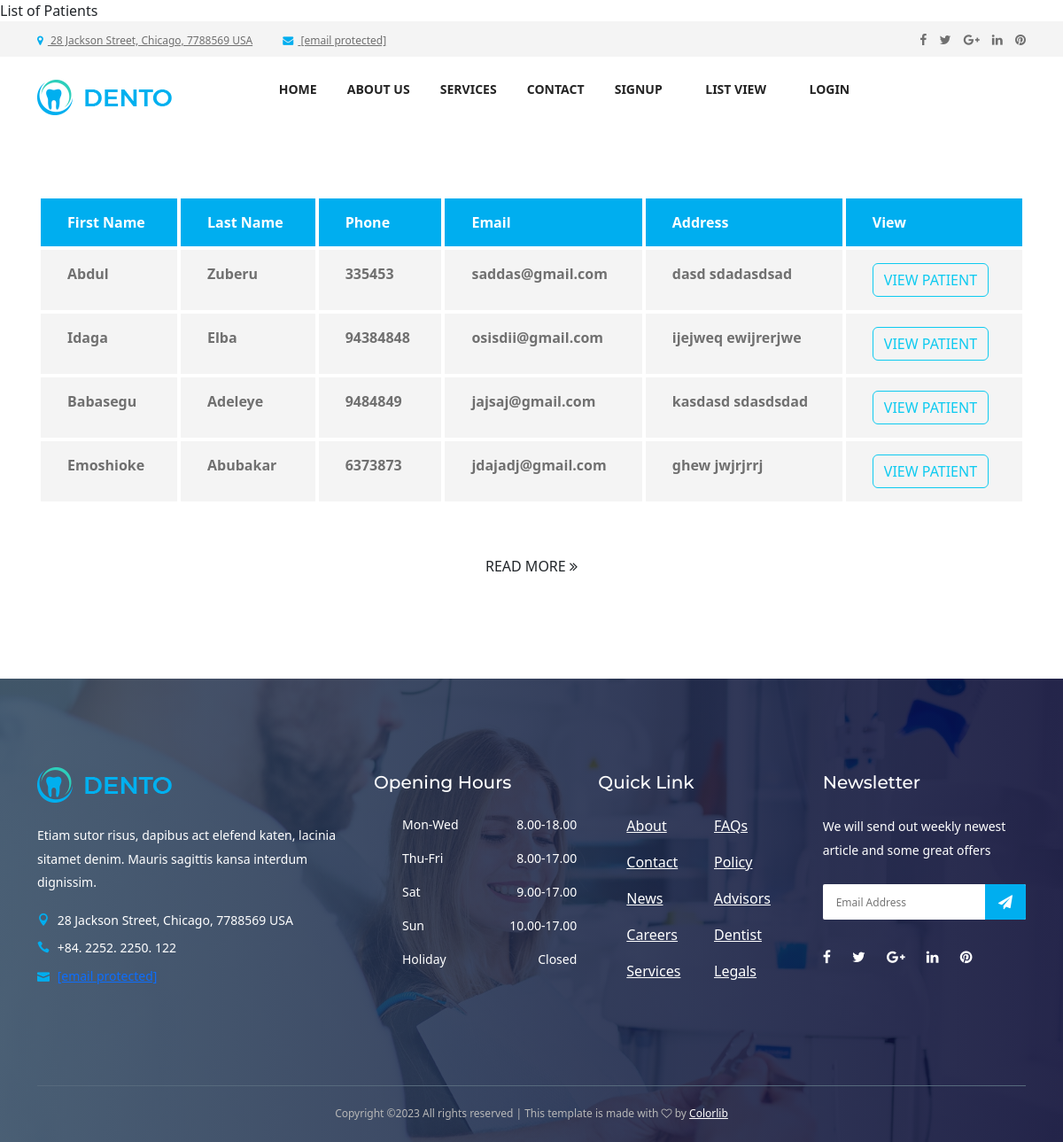
The app's page /viewpatientlist, older data.
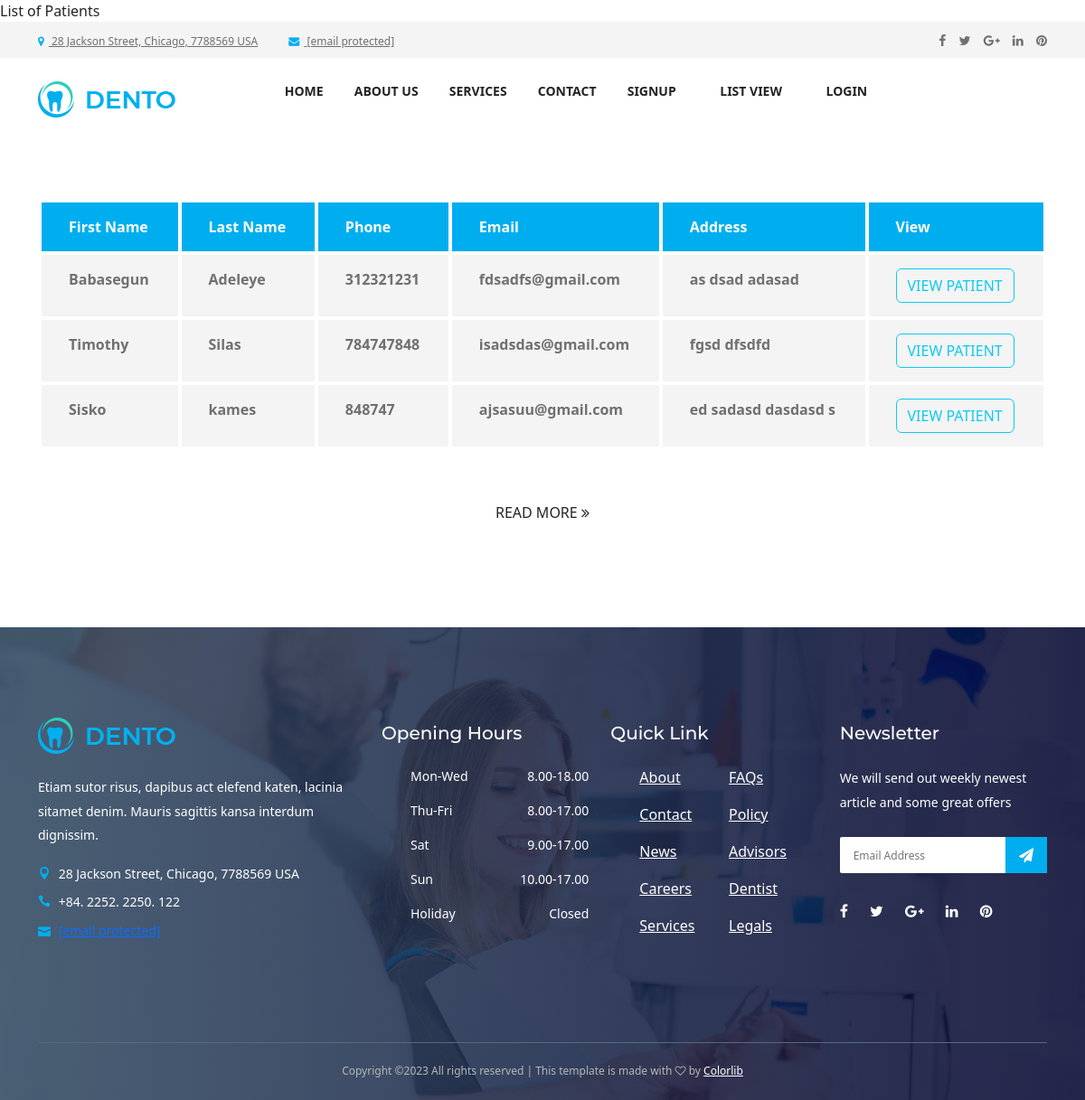
The same page, newer data.
### dentist_app/models.py (models this page shows, shortened)
class Patient (models.Model):
    user = models.OneToOneField(User,on_delete=models.CASCADE,primary_key=True)
    first_name = models.CharField(max_length=100)
    last_name = models.CharField(max_length=100)
    phone = models.CharField(max_length=100)
    email = models.EmailField(max_length=130)
    address = models.CharField(max_length=200)

### dentist_app/views.py (the view)
def viewpatientlist(request):
    patients= Patient.objects.all()
    context= {'patients':patients}
    return render(request, 'dentist/ViewPatientList.html', context)

### dentist_app/templates/dentist/ViewPatientList.html (shortened to what this page needs)
{% extends 'dentist/base.html' %}
{% load static %}
{%block content%}
<section class="dento-pricing-table-ar ea mt-50 section-padding-0-100">
    <div class="container">
    <div class="row">
    <div class="col-12">
    <div class="dento-price-table table-responsive">
    <table class="table table-borderless mb-0">
    <thead>
    <tr>
    <th scope="col">First Name</th>
    <th scope="col">Last Name</th>
    <th scope="col">Phone</th>
    <th scope="col">Email</th>
    <th scope="col">Address</th>
    <th scope="col">View</th>
    </tr>
    </thead>
    <tbody>
        {% for patient in patients %}
    <tr>
    <ul>
        <li>
    <th scope="row">{{ patient.first_name }}</th>
    <td>{{ patient.last_name }}</td>
    <td>{{ patient.phone }}</td>
    <td>{{ patient.email }}</td>
    <td>{{ patient.address}}</td>
    <td><a href="{% url 'patientview' patient.user_id %}" class="btn btn-outline-info"> VIEW PATIENT</a></td>
    </li>
    </ul>
    </tr>
    {% endfor %}
    </tbody>
    </table>
    </div>
    </div>
    <div class="col-12">
    <div class="more-btn text-center mt-50">
    <a href="#" class="btn dento-btn">Read More <i class="fa fa-angle-double-right"></i></a>
    </div>
    </div>
    </div>
    </div>
    </section>
    {%endblock%}

Row changes from the older to the newer data that the page shows:
removed Patient: first_name "Abdul", last_name "Zuberu", phone "335453", email "saddas@gmail.com", address "dasd sdadasdsad"
removed Patient: first_name "Idaga", last_name "Elba", phone "94384848", email "osisdii@gmail.com", address "ijejweq ewijrerjwe"
removed Patient: first_name "Babasegu", last_name "Adeleye", phone "9484849", email "jajsaj@gmail.com", address "kasdasd sdasdsdad"
removed Patient: first_name "Emoshioke", last_name "Abubakar", phone "6373873", email "jdajadj@gmail.com", address "ghew jwjrjrrj"
added Patient: first_name "Babasegun", last_name "Adeleye", phone "312321231", email "fdsadfs@gmail.com", address "as dsad adasad"
added Patient: first_name "Timothy", last_name "Silas", phone "784747848", email "isadsdas@gmail.com", address "fgsd dfsdfd"
added Patient: first_name "Sisko", last_name "kames", phone "848747", email "ajsasuu@gmail.com", address "ed sadasd dasdasd s"
